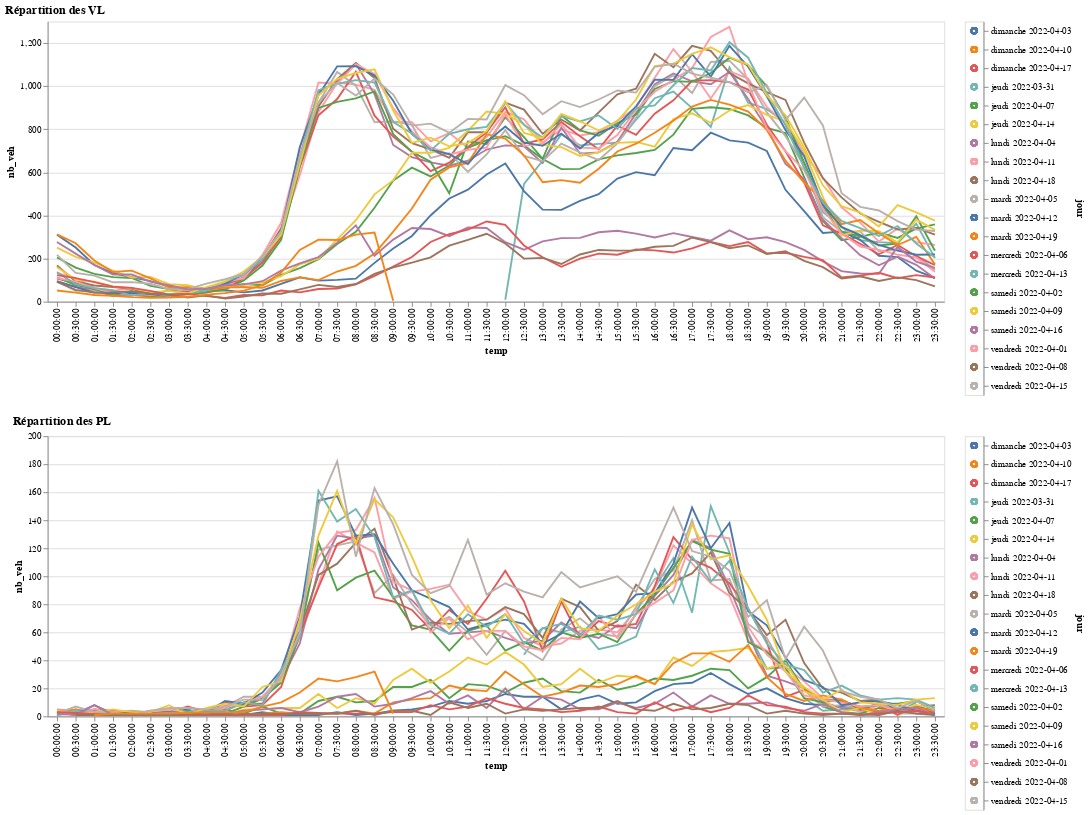

Notebook code for this chart:
### Code cell
# visualisation
selection = alt.selection_multi(fields=['jour'])
color = alt.condition(selection,
                      alt.Color('jour:N', legend=None),
                      alt.value('lightgray'))
dfVl = dfBm30min.loc[dfBm30min.classe_veh == 'vl']
dfPl = dfBm30min.loc[dfBm30min.classe_veh == 'pl']
graphTraficVl = alt.Chart(dfVl).mark_line().encode( 
    x='temp:N',
    y='nb_veh:Q',
    color=color)
legendVl = alt.Chart(dfVl).mark_point().encode(
    y=alt.Y('jour:N', axis=alt.Axis(orient='right')),
    color=color).add_selection(
    selection)
graphTraficPl = alt.Chart(dfPl).mark_line().encode( 
    x='temp:N',
    y='nb_veh:Q',
    color=color)
legendPl = alt.Chart(dfPl).mark_point().encode(
    y=alt.Y('jour:N', axis=alt.Axis(orient='right')),
    color=color).add_selection(
    selection)
graphTraficVlVts = alt.Chart(dfVl).mark_line().encode( 
    x='temp:N',
    y='vitesse:Q',
    color=color)
graphTraficPlVts = alt.Chart(dfPl).mark_line().encode( 
    x='temp:N',
    y='vitesse:Q',
    color=color)
alt.vconcat((graphTraficVl | legendVl).properties(title='Répartition des VL'), (graphTraficPl | legendPl).properties(title='Répartition des PL'))

### Figure 1 — Vega-Lite specification as saved in the notebook (floating-point values rounded to 4 significant figures; data arrays with more than 128 entries replaced by an {"elided": "..."} marker saying what was removed)
{"config": {"view": {"continuousWidth": 400, "continuousHeight": 300}}, "vconcat": [{"hconcat": [{"mark": "line", "encoding": {"color": {"condition": {"type": "nominal", "field": "jour", "legend": null, "selection": "selector002"}, "value": "lightgray"}, "x": {"type": "nominal", "field": "temp"}, "y": {"type": "quantitative", "field": "nb_veh"}}}, {"mark": "point", "encoding": {"color": {"condition": {"type": "nominal", "field": "jour", "legend": null, "selection": "selector002"}, "value": "lightgray"}, "y": {"type": "nominal", "axis": {"orient": "right"}, "field": "jour"}}, "selection": {"selector002": {"type": "multi", "fields": ["jour"]}}}], "data": {"name": "data-e3c81a3300d1eab1e5445bc5802c8a36"}, "title": "Répartition des VL"}, {"hconcat": [{"mark": "line", "encoding": {"color": {"condition": {"type": "nominal", "field": "jour", "legend": null, "selection": "selector002"}, "value": "lightgray"}, "x": {"type": "nominal", "field": "temp"}, "y": {"type": "quantitative", "field": "nb_veh"}}}, {"mark": "point", "encoding": {"color": {"condition": {"type": "nominal", "field": "jour", "legend": null, "selection": "selector002"}, "value": "lightgray"}, "y": {"type": "nominal", "axis": {"orient": "right"}, "field": "jour"}}, "selection": {"selector002": {"type": "multi", "fields": ["jour"]}}}], "data": {"name": "data-a4d3ee08744f8f2d5fe98b2b7f0bceb8"}, "title": "Répartition des PL"}], "$schema": "https://vega.github.io/schema/vega-lite/v4.8.1.json", "datasets": {"data-e3c81a3300d1eab1e5445bc5802c8a36": {"elided": "907 records"}, "data-a4d3ee08744f8f2d5fe98b2b7f0bceb8": {"elided": "860 records"}}}
